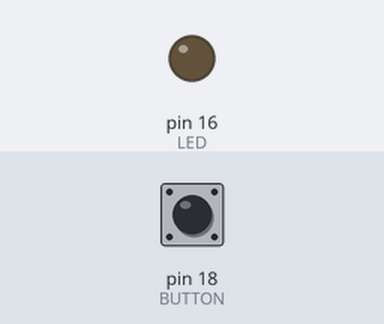
Recording of a program running on a simulated MicroPython board. On the bench: output pins drawn as LEDs (lit = HIGH). Dashed ring = blinking. The inputs (shaded band) are chosen by the test bench; at power-on: pin 18 (BUTTON) LOW.

Above: at 1.2 s.
1.3 s: pin 18 (BUTTON) pulled HIGH for 1 s
At 1.75 s:
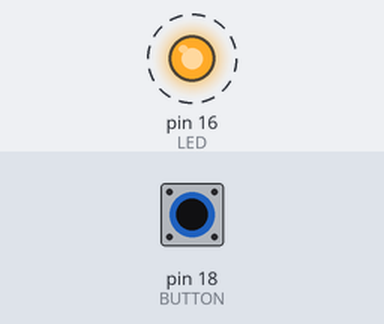
4.0 s: pin 18 (BUTTON) pulled HIGH for 0.15 s
At 4.6 s:
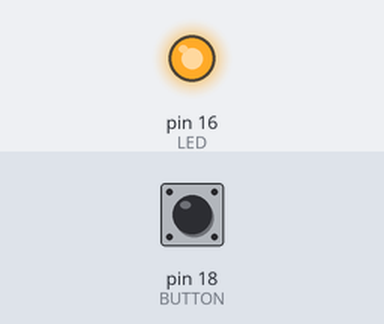
5.8 s: pin 18 (BUTTON) pulled HIGH for 3.2 s
At 9.5 s:
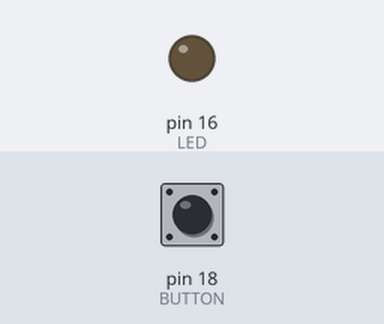
Timing chart, 0 to 11.0 s (numbered marks = the images above; inputs shaded):
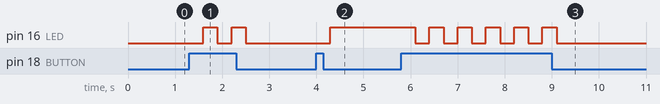

Measured:
- after the input at 1.3 s, pin 16 (LED): alternates HIGH for 0.30 s and LOW for 0.30 s, 4 changes in all, then stays LOW, starting after 0.30 s
- after the input at 4.0 s, pin 16 (LED): LOW → HIGH after 0.30 s
- after the input at 5.8 s, pin 16 (LED): alternates HIGH for 0.30 s and LOW for 0.30 s, 11 changes in all, then stays LOW, starting after 0.30 s

The program:

BUTTON_LIGHT.py
```python
#15/02/23 vincent.marquet@student.hepl.be
#BUTTON_LIGHT.py
#Programme qui permet d'allumer/éteindre une LED à l'aide d'un bouton poussoir de la même manière qu'un interrupteur de la vie quotidienne

#Importation des librairies principale
from machine import Pin
from utime import sleep

#Définition des Pins et de leurs utilisations
LED = machine.Pin(16,machine.Pin.OUT)
BUTTON = machine.Pin(18,machine.Pin.IN)

LED_FLAG = 0 						#Initialisation du FLAG

#Boucle WHILE qui vérifie si l'on appuie sur le bouton
while True:
   if BUTTON.value() == 1:
       LED_FLAG = LED_FLAG + 1		#Incrémentation du FLAG
       sleep(0.3)					#Pause de 0,3s (nécessaire sinon à l'appui du bouton, on recevrait plusieurs appuis d'un coup dû à la rapidité de lecture de la boucle)
       if LED_FLAG == 1:			#Premier cas du FLAG (Allumer)
           LED.value(1)
       elif LED_FLAG == 2:			#Second cas du FLAG (Éteindre)
           LED_FLAG = 0				#Réinitialise le FLAG
           LED.value(0)
```
